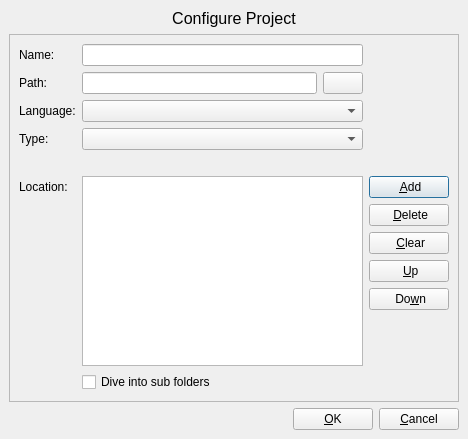
<ui version="4.0" >
 <class>NewProject</class>
 <widget class="QDialog" name="NewProject" >
  <property name="geometry" >
   <rect>
    <x>0</x>
    <y>0</y>
    <width>468</width>
    <height>439</height>
   </rect>
  </property>
  <property name="windowTitle" >
   <string>Dialog</string>
  </property>
  <layout class="QGridLayout" >
   <property name="margin" >
    <number>9</number>
   </property>
   <property name="spacing" >
    <number>6</number>
   </property>
   <item row="1" column="0" colspan="2" >
    <widget class="QFrame" name="frame_2" >
     <property name="frameShape" >
      <enum>QFrame::StyledPanel</enum>
     </property>
     <property name="frameShadow" >
      <enum>QFrame::Raised</enum>
     </property>
     <layout class="QGridLayout" >
      <property name="margin" >
       <number>9</number>
      </property>
      <property name="spacing" >
       <number>6</number>
      </property>
      <item row="4" column="1" >
       <spacer>
        <property name="orientation" >
         <enum>Qt::Vertical</enum>
        </property>
        <property name="sizeType" >
         <enum>QSizePolicy::Fixed</enum>
        </property>
        <property name="sizeHint" >
         <size>
          <width>20</width>
          <height>20</height>
         </size>
        </property>
       </spacer>
      </item>
      <item row="5" column="3" >
       <widget class="QPushButton" name="btnAdd" >
        <property name="toolTip" >
         <string>Add catalog file or folder</string>
        </property>
        <property name="whatsThis" >
         <string/>
        </property>
        <property name="text" >
         <string> &amp;Add</string>
        </property>
        <property name="icon" >
         <iconset>../images/addTM.png</iconset>
        </property>
       </widget>
      </item>
      <item rowspan="6" row="5" column="1" colspan="2" >
       <widget class="QListWidget" name="listLocation" >
        <property name="toolTip" >
         <string>The locations contain files or folders of your project.</string>
        </property>
       </widget>
      </item>
      <item row="2" column="1" colspan="2" >
       <widget class="QComboBox" name="comboLanguage" >
        <property name="toolTip" >
         <string>The language which you translate to.</string>
        </property>
       </widget>
      </item>
      <item row="3" column="0" >
       <widget class="QLabel" name="lblprojecttype" >
        <property name="text" >
         <string>Type:</string>
        </property>
       </widget>
      </item>
      <item row="0" column="0" >
       <widget class="QLabel" name="lbllabel" >
        <property name="text" >
         <string>Name:</string>
        </property>
       </widget>
      </item>
      <item row="3" column="1" colspan="2" >
       <widget class="QComboBox" name="comboProject" />
      </item>
      <item row="2" column="0" >
       <widget class="QLabel" name="lbllanguage" >
        <property name="text" >
         <string>Language:</string>
        </property>
       </widget>
      </item>
      <item row="1" column="0" >
       <widget class="QLabel" name="lblConfigurationfile" >
        <property name="statusTip" >
         <string>This is where your project is located. </string>
        </property>
        <property name="text" >
         <string>Path:</string>
        </property>
       </widget>
      </item>
      <item row="0" column="1" colspan="2" >
       <widget class="QLineEdit" name="entryName" >
        <property name="toolTip" >
         <string>The name of your project.</string>
        </property>
        <property name="text" >
         <string/>
        </property>
       </widget>
      </item>
      <item row="11" column="1" colspan="2" >
       <widget class="QCheckBox" name="checkIncludeSub" >
        <property name="toolTip" >
         <string>Check to include sub folders in each location.</string>
        </property>
        <property name="text" >
         <string>Dive into sub folders</string>
        </property>
       </widget>
      </item>
      <item row="1" column="1" >
       <widget class="QLineEdit" name="entryPath" >
        <property name="toolTip" >
         <string>The place where you store your project file.</string>
        </property>
        <property name="text" >
         <string/>
        </property>
        <property name="readOnly" >
         <bool>false</bool>
        </property>
       </widget>
      </item>
      <item row="1" column="2" >
       <widget class="QPushButton" name="btnBrowse" >
        <property name="sizePolicy" >
         <sizepolicy>
          <hsizetype>4</hsizetype>
          <vsizetype>4</vsizetype>
          <horstretch>0</horstretch>
          <verstretch>0</verstretch>
         </sizepolicy>
        </property>
        <property name="whatsThis" >
         <string>Browse path of project for your locate.</string>
        </property>
        <property name="text" >
         <string/>
        </property>
        <property name="icon" >
         <iconset>../images/open.png</iconset>
        </property>
       </widget>
      </item>
      <item row="5" column="0" >
       <widget class="QLabel" name="label" >
        <property name="sizePolicy" >
         <sizepolicy>
          <hsizetype>5</hsizetype>
          <vsizetype>4</vsizetype>
          <horstretch>0</horstretch>
          <verstretch>0</verstretch>
         </sizepolicy>
        </property>
        <property name="font" >
         <font>
          <weight>50</weight>
          <bold>false</bold>
         </font>
        </property>
        <property name="text" >
         <string>Location:</string>
        </property>
       </widget>
      </item>
      <item rowspan="2" row="10" column="3" >
       <spacer>
        <property name="orientation" >
         <enum>Qt::Vertical</enum>
        </property>
        <property name="sizeHint" >
         <size>
          <width>65</width>
          <height>31</height>
         </size>
        </property>
       </spacer>
      </item>
      <item row="9" column="3" >
       <widget class="QPushButton" name="btnMoveDown" >
        <property name="toolTip" >
         <string>Move down</string>
        </property>
        <property name="whatsThis" >
         <string/>
        </property>
        <property name="text" >
         <string> Do&amp;wn</string>
        </property>
        <property name="icon" >
         <iconset>../images/down.png</iconset>
        </property>
       </widget>
      </item>
      <item row="8" column="3" >
       <widget class="QPushButton" name="btnMoveUp" >
        <property name="toolTip" >
         <string>Move up</string>
        </property>
        <property name="whatsThis" >
         <string/>
        </property>
        <property name="text" >
         <string> &amp;Up</string>
        </property>
        <property name="icon" >
         <iconset>../images/up.png</iconset>
        </property>
       </widget>
      </item>
      <item row="6" column="3" >
       <widget class="QPushButton" name="btnDelete" >
        <property name="toolTip" >
         <string>Delete catalog file or folder</string>
        </property>
        <property name="whatsThis" >
         <string/>
        </property>
        <property name="text" >
         <string> &amp;Delete</string>
        </property>
        <property name="icon" >
         <iconset>../images/removeTM.png</iconset>
        </property>
       </widget>
      </item>
      <item row="7" column="3" >
       <widget class="QPushButton" name="btnClear" >
        <property name="toolTip" >
         <string>Clear list</string>
        </property>
        <property name="whatsThis" >
         <string/>
        </property>
        <property name="text" >
         <string> &amp;Clear</string>
        </property>
        <property name="icon" >
         <iconset>../images/eraser.png</iconset>
        </property>
       </widget>
      </item>
     </layout>
    </widget>
   </item>
   <item row="0" column="0" colspan="2" >
    <widget class="QLabel" name="lblProjectwizard" >
     <property name="sizePolicy" >
      <sizepolicy>
       <hsizetype>5</hsizetype>
       <vsizetype>4</vsizetype>
       <horstretch>0</horstretch>
       <verstretch>0</verstretch>
      </sizepolicy>
     </property>
     <property name="font" >
      <font>
       <pointsize>12</pointsize>
      </font>
     </property>
     <property name="text" >
      <string>Configure Project</string>
     </property>
     <property name="alignment" >
      <set>Qt::AlignCenter</set>
     </property>
    </widget>
   </item>
   <item row="2" column="1" >
    <layout class="QHBoxLayout" >
     <property name="margin" >
      <number>0</number>
     </property>
     <property name="spacing" >
      <number>6</number>
     </property>
     <item>
      <widget class="QPushButton" name="btnOK" >
       <property name="sizePolicy" >
        <sizepolicy>
         <hsizetype>4</hsizetype>
         <vsizetype>0</vsizetype>
         <horstretch>0</horstretch>
         <verstretch>0</verstretch>
        </sizepolicy>
       </property>
       <property name="text" >
        <string>&amp;OK</string>
       </property>
      </widget>
     </item>
     <item>
      <widget class="QPushButton" name="btnCancel" >
       <property name="sizePolicy" >
        <sizepolicy>
         <hsizetype>4</hsizetype>
         <vsizetype>0</vsizetype>
         <horstretch>0</horstretch>
         <verstretch>0</verstretch>
        </sizepolicy>
       </property>
       <property name="text" >
        <string>&amp;Cancel</string>
       </property>
      </widget>
     </item>
    </layout>
   </item>
   <item row="2" column="0" >
    <spacer>
     <property name="orientation" >
      <enum>Qt::Horizontal</enum>
     </property>
     <property name="sizeHint" >
      <size>
       <width>40</width>
       <height>20</height>
      </size>
     </property>
    </spacer>
   </item>
  </layout>
 </widget>
 <tabstops>
  <tabstop>entryName</tabstop>
  <tabstop>entryPath</tabstop>
  <tabstop>btnBrowse</tabstop>
  <tabstop>comboLanguage</tabstop>
  <tabstop>comboProject</tabstop>
  <tabstop>listLocation</tabstop>
  <tabstop>btnAdd</tabstop>
  <tabstop>btnDelete</tabstop>
  <tabstop>btnClear</tabstop>
  <tabstop>btnMoveUp</tabstop>
  <tabstop>btnMoveDown</tabstop>
  <tabstop>checkIncludeSub</tabstop>
  <tabstop>btnOK</tabstop>
  <tabstop>btnCancel</tabstop>
 </tabstops>
 <resources/>
 <connections/>
</ui>
